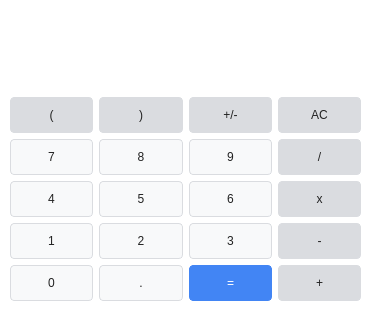
<?xml version="1.0" encoding="UTF-8"?>
<ui version="4.0">
 <class>Calculator</class>
 <widget class="QMainWindow" name="Calculator">
  <property name="geometry">
   <rect>
    <x>0</x>
    <y>0</y>
    <width>370</width>
    <height>330</height>
   </rect>
  </property>
  <property name="minimumSize">
   <size>
    <width>370</width>
    <height>330</height>
   </size>
  </property>
  <property name="maximumSize">
   <size>
    <width>370</width>
    <height>330</height>
   </size>
  </property>
  <property name="windowTitle">
   <string>Calculator</string>
  </property>
  <property name="styleSheet">
   <string notr="true">background-color:#fff;</string>
  </property>
  <widget class="QWidget" name="centralwidget">
   <widget class="QWidget" name="layoutWidget">
    <property name="geometry">
     <rect>
      <x>10</x>
      <y>10</y>
      <width>351</width>
      <height>291</height>
     </rect>
    </property>
    <layout class="QGridLayout" name="gridLayout">
     <item row="4" column="1">
      <widget class="QPushButton" name="button_2">
       <property name="sizePolicy">
        <sizepolicy hsizetype="Minimum" vsizetype="Preferred">
         <horstretch>0</horstretch>
         <verstretch>0</verstretch>
        </sizepolicy>
       </property>
       <property name="styleSheet">
        <string notr="true">background-color:#f8f9fa;
color:#222222;
border-radius:4px;
border:1px solid #dadce0;
padding:10px 16px;</string>
       </property>
       <property name="text">
        <string>2</string>
       </property>
      </widget>
     </item>
     <item row="3" column="3">
      <widget class="QPushButton" name="pushButton_25">
       <property name="sizePolicy">
        <sizepolicy hsizetype="Minimum" vsizetype="Preferred">
         <horstretch>0</horstretch>
         <verstretch>0</verstretch>
        </sizepolicy>
       </property>
       <property name="styleSheet">
        <string notr="true">background-color:#dadce0;
color:#222222;
border-radius:4px;
border:1px solid #dadce0;
padding:10px 16px;</string>
       </property>
       <property name="text">
        <string>x</string>
       </property>
      </widget>
     </item>
     <item row="5" column="1">
      <widget class="QPushButton" name="pushButton_31">
       <property name="sizePolicy">
        <sizepolicy hsizetype="Minimum" vsizetype="Preferred">
         <horstretch>0</horstretch>
         <verstretch>0</verstretch>
        </sizepolicy>
       </property>
       <property name="styleSheet">
        <string notr="true">background-color:#f8f9fa;
color:#222222;
border-radius:4px;
border:1px solid #dadce0;
padding:10px 16px;</string>
       </property>
       <property name="text">
        <string>.</string>
       </property>
      </widget>
     </item>
     <item row="2" column="1">
      <widget class="QPushButton" name="button_8">
       <property name="sizePolicy">
        <sizepolicy hsizetype="Minimum" vsizetype="Preferred">
         <horstretch>0</horstretch>
         <verstretch>0</verstretch>
        </sizepolicy>
       </property>
       <property name="styleSheet">
        <string notr="true">background-color:#f8f9fa;
color:#222222;
border-radius:4px;
border:1px solid #dadce0;
padding:10px 16px;</string>
       </property>
       <property name="text">
        <string>8</string>
       </property>
      </widget>
     </item>
     <item row="2" column="0">
      <widget class="QPushButton" name="button_7">
       <property name="sizePolicy">
        <sizepolicy hsizetype="Minimum" vsizetype="Preferred">
         <horstretch>0</horstretch>
         <verstretch>0</verstretch>
        </sizepolicy>
       </property>
       <property name="styleSheet">
        <string notr="true">background-color:#f8f9fa;
color:#222222;
border-radius:4px;
border:1px solid #dadce0;
padding:10px 16px;</string>
       </property>
       <property name="text">
        <string>7</string>
       </property>
      </widget>
     </item>
     <item row="5" column="2">
      <widget class="QPushButton" name="pushButton_32">
       <property name="sizePolicy">
        <sizepolicy hsizetype="Minimum" vsizetype="Preferred">
         <horstretch>0</horstretch>
         <verstretch>0</verstretch>
        </sizepolicy>
       </property>
       <property name="styleSheet">
        <string notr="true">background-color:#4285f4;
color:#fff;
forn-weight:bold;
border-radius:4px;
border:1px solid #4285f4;
padding:10px 16px;</string>
       </property>
       <property name="text">
        <string>=</string>
       </property>
      </widget>
     </item>
     <item row="4" column="3">
      <widget class="QPushButton" name="pushButton_29">
       <property name="sizePolicy">
        <sizepolicy hsizetype="Minimum" vsizetype="Preferred">
         <horstretch>0</horstretch>
         <verstretch>0</verstretch>
        </sizepolicy>
       </property>
       <property name="styleSheet">
        <string notr="true">background-color:#dadce0;
color:#222222;
border-radius:4px;
border:1px solid #dadce0;
padding:10px 16px;</string>
       </property>
       <property name="text">
        <string>-</string>
       </property>
      </widget>
     </item>
     <item row="5" column="3">
      <widget class="QPushButton" name="pushButton_33">
       <property name="sizePolicy">
        <sizepolicy hsizetype="Minimum" vsizetype="Preferred">
         <horstretch>0</horstretch>
         <verstretch>0</verstretch>
        </sizepolicy>
       </property>
       <property name="styleSheet">
        <string notr="true">background-color:#dadce0;
color:#222222;
border-radius:4px;
border:1px solid #dadce0;
padding:10px 16px;</string>
       </property>
       <property name="text">
        <string>+</string>
       </property>
      </widget>
     </item>
     <item row="3" column="0">
      <widget class="QPushButton" name="button_4">
       <property name="sizePolicy">
        <sizepolicy hsizetype="Minimum" vsizetype="Preferred">
         <horstretch>0</horstretch>
         <verstretch>0</verstretch>
        </sizepolicy>
       </property>
       <property name="styleSheet">
        <string notr="true">background-color:#f8f9fa;
color:#222222;
border-radius:4px;
border:1px solid #dadce0;
padding:10px 16px;</string>
       </property>
       <property name="text">
        <string>4</string>
       </property>
      </widget>
     </item>
     <item row="1" column="2">
      <widget class="QPushButton" name="pushButton_4">
       <property name="sizePolicy">
        <sizepolicy hsizetype="Minimum" vsizetype="Preferred">
         <horstretch>0</horstretch>
         <verstretch>0</verstretch>
        </sizepolicy>
       </property>
       <property name="styleSheet">
        <string notr="true">background-color:#dadce0;
color:#222222;
border-radius:4px;
border:1px solid #dadce0;
padding:10px 16px;</string>
       </property>
       <property name="text">
        <string>+/-</string>
       </property>
      </widget>
     </item>
     <item row="3" column="2">
      <widget class="QPushButton" name="button_6">
       <property name="sizePolicy">
        <sizepolicy hsizetype="Minimum" vsizetype="Preferred">
         <horstretch>0</horstretch>
         <verstretch>0</verstretch>
        </sizepolicy>
       </property>
       <property name="styleSheet">
        <string notr="true">background-color:#f8f9fa;
color:#222222;
border-radius:4px;
border:1px solid #dadce0;
padding:10px 16px;</string>
       </property>
       <property name="text">
        <string>6</string>
       </property>
      </widget>
     </item>
     <item row="1" column="0">
      <widget class="QPushButton" name="pushButton_2">
       <property name="sizePolicy">
        <sizepolicy hsizetype="Minimum" vsizetype="Preferred">
         <horstretch>0</horstretch>
         <verstretch>0</verstretch>
        </sizepolicy>
       </property>
       <property name="styleSheet">
        <string notr="true">background-color:#dadce0;
color:#222222;
border-radius:4px;
border:1px solid #dadce0;
padding:10px 16px;</string>
       </property>
       <property name="text">
        <string>(</string>
       </property>
      </widget>
     </item>
     <item row="2" column="2">
      <widget class="QPushButton" name="button_9">
       <property name="sizePolicy">
        <sizepolicy hsizetype="Minimum" vsizetype="Preferred">
         <horstretch>0</horstretch>
         <verstretch>0</verstretch>
        </sizepolicy>
       </property>
       <property name="styleSheet">
        <string notr="true">background-color:#f8f9fa;
color:#222222;
border-radius:4px;
border:1px solid #dadce0;
padding:10px 16px;</string>
       </property>
       <property name="text">
        <string>9</string>
       </property>
      </widget>
     </item>
     <item row="3" column="1">
      <widget class="QPushButton" name="button_5">
       <property name="sizePolicy">
        <sizepolicy hsizetype="Minimum" vsizetype="Preferred">
         <horstretch>0</horstretch>
         <verstretch>0</verstretch>
        </sizepolicy>
       </property>
       <property name="styleSheet">
        <string notr="true">background-color:#f8f9fa;
color:#222222;
border-radius:4px;
border:1px solid #dadce0;
padding:10px 16px;</string>
       </property>
       <property name="text">
        <string>5</string>
       </property>
      </widget>
     </item>
     <item row="1" column="1">
      <widget class="QPushButton" name="pushButton_3">
       <property name="sizePolicy">
        <sizepolicy hsizetype="Minimum" vsizetype="Preferred">
         <horstretch>0</horstretch>
         <verstretch>0</verstretch>
        </sizepolicy>
       </property>
       <property name="styleSheet">
        <string notr="true">background-color:#dadce0;
color:#222222;
border-radius:4px;
border:1px solid #dadce0;
padding:10px 16px;</string>
       </property>
       <property name="text">
        <string>)</string>
       </property>
      </widget>
     </item>
     <item row="0" column="0" colspan="4">
      <widget class="QTextEdit" name="textEdit">
       <property name="sizePolicy">
        <sizepolicy hsizetype="Preferred" vsizetype="Minimum">
         <horstretch>0</horstretch>
         <verstretch>0</verstretch>
        </sizepolicy>
       </property>
       <property name="maximumSize">
        <size>
         <width>16777215</width>
         <height>100</height>
        </size>
       </property>
       <property name="styleSheet">
        <string notr="true">border:none;
font-size:42px;
color:#000;
text-align:right;
</string>
       </property>
      </widget>
     </item>
     <item row="5" column="0">
      <widget class="QPushButton" name="button_0">
       <property name="sizePolicy">
        <sizepolicy hsizetype="Minimum" vsizetype="Preferred">
         <horstretch>0</horstretch>
         <verstretch>0</verstretch>
        </sizepolicy>
       </property>
       <property name="styleSheet">
        <string notr="true">background-color:#f8f9fa;
color:#222222;
border-radius:4px;
border:1px solid #dadce0;
padding:10px 16px;</string>
       </property>
       <property name="text">
        <string>0</string>
       </property>
      </widget>
     </item>
     <item row="1" column="3">
      <widget class="QPushButton" name="pushButton">
       <property name="sizePolicy">
        <sizepolicy hsizetype="Minimum" vsizetype="Preferred">
         <horstretch>0</horstretch>
         <verstretch>0</verstretch>
        </sizepolicy>
       </property>
       <property name="styleSheet">
        <string notr="true">background-color:#dadce0;
color:#222222;
border-radius:4px;
border:1px solid #dadce0;
padding:10px 16px;</string>
       </property>
       <property name="text">
        <string>AC</string>
       </property>
      </widget>
     </item>
     <item row="2" column="3">
      <widget class="QPushButton" name="pushButton_21">
       <property name="sizePolicy">
        <sizepolicy hsizetype="Minimum" vsizetype="Preferred">
         <horstretch>0</horstretch>
         <verstretch>0</verstretch>
        </sizepolicy>
       </property>
       <property name="styleSheet">
        <string notr="true">background-color:#dadce0;
color:#222222;
border-radius:4px;
border:1px solid #dadce0;
padding:10px 16px;</string>
       </property>
       <property name="text">
        <string>/</string>
       </property>
      </widget>
     </item>
     <item row="4" column="0">
      <widget class="QPushButton" name="button_1">
       <property name="sizePolicy">
        <sizepolicy hsizetype="Minimum" vsizetype="Preferred">
         <horstretch>0</horstretch>
         <verstretch>0</verstretch>
        </sizepolicy>
       </property>
       <property name="styleSheet">
        <string notr="true">background-color:#f8f9fa;
color:#222222;
border-radius:4px;
border:1px solid #dadce0;
padding:10px 16px;</string>
       </property>
       <property name="text">
        <string>1</string>
       </property>
      </widget>
     </item>
     <item row="4" column="2">
      <widget class="QPushButton" name="button_3">
       <property name="sizePolicy">
        <sizepolicy hsizetype="Minimum" vsizetype="Preferred">
         <horstretch>0</horstretch>
         <verstretch>0</verstretch>
        </sizepolicy>
       </property>
       <property name="styleSheet">
        <string notr="true">background-color:#f8f9fa;
color:#222222;
border-radius:4px;
border:1px solid #dadce0;
padding:10px 16px;</string>
       </property>
       <property name="text">
        <string>3</string>
       </property>
      </widget>
     </item>
    </layout>
   </widget>
  </widget>
  <widget class="QStatusBar" name="statusbar"/>
 </widget>
 <resources/>
 <connections/>
</ui>
